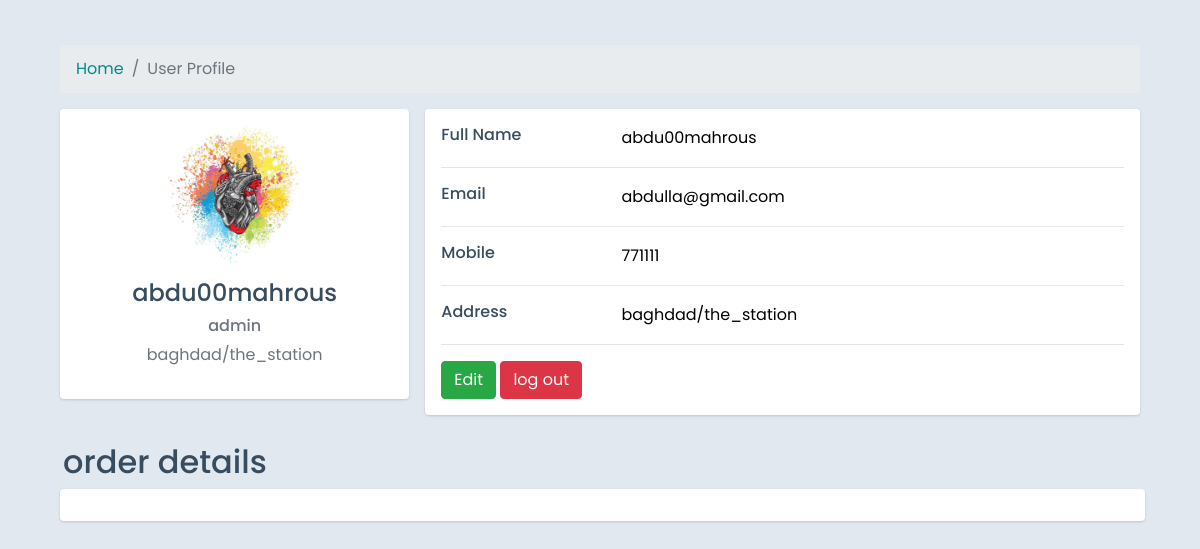
/profile (signed in), run on an earlier commit of the app's database.
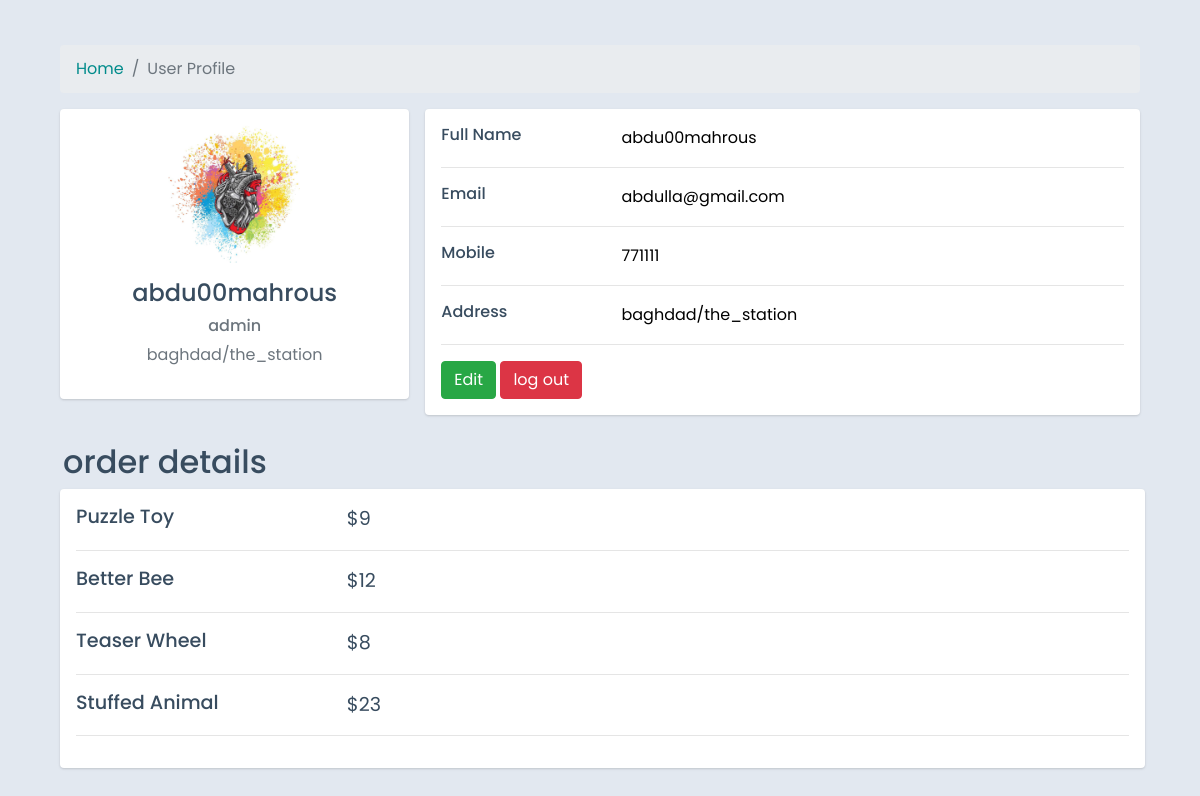
And on a later commit of the database.
### tables this page shows
CREATE TABLE "customers" (
	"id"	INTEGER,
	"fullname"	VARCHAR40,
	"username"	VARCHAR(50) NOT NULL,
	"password"	text NOT NULL,
	"email"	VARCHAR(50) NOT NULL UNIQUE,
	"phone"	integer NOT NULL UNIQUE,
	"governorate"	VARCHAR(30),
	"pic"	VARCHAR(200),
	"address"	VARCHAR(60),
	PRIMARY KEY("id" AUTOINCREMENT)
);

CREATE TABLE "cart" (
	"user_id"	INTEGER,
	"items_id"	INTEGER,
	"price"	INTEGER,
	"photo"	TEXT,
	"name"	VARCHAR(20)
);

### app.py (the view, shortened to what this page needs)
@app.route('/profile',methods=['GET','POST'])
def profile():
    if not session.get("user_id",None):
        return render_template("sign-up.html")
    items = db.execute("SELECT * FROM cart WHERE user_id = ?", session.get("user_id"))
    customers = db.execute("SELECT * FROM customers WHERE id=?", session.get('user_id'))
    return render_template("profile.html",customers=customers,items=items)

### templates/profile.html (shortened to what this page needs)
<!DOCTYPE html>
<html lang="en">
<head>
    <link href="https://cdn.jsdelivr.net/npm/bootstrap@4.4.1/dist/css/bootstrap.min.css" rel="stylesheet">
</head>
<body>
    <div class="container">
        <div class="main-body">
            <nav aria-label="breadcrumb" class="main-breadcrumb">
                <ol class="breadcrumb">
                    <li class="breadcrumb-item"><a style="color: darkcyan !important;" href="/">Home</a></li>
                    <li class="breadcrumb-item active" aria-current="page">User Profile</li>
                </ol>
            </nav>
            {% if customers %} {% for customer in customers %}
            <div class="row gutters-sm">
                <div class="col-md-4 mb-3 mm">
                    <div class="card">
                        <div class="card-body">
                            <div class="d-flex flex-column align-items-center text-center">
                                <img src="../static/profile_img/{{ customer['pic'] }}" alt="Admin" class="rounded-circle" width="150">
                                <div class="mt-3">
                                    <h4>{{ customer['username'] }}</h4>
                                    <h6 class="text-muted font-size-sm">admin</h6>
                                    <p class="text-muted font-size-sm">{{ customer['address'] }}</p>
                                </div>
                            </div>
                        </div>
                    </div>
                </div>
                <div class="col-md-8">
                    <div class="card mb-3">
                        <div class="card-body">
                            <form method="POST" action="/profile" class="">
                                <div class="row">
                                    <div class="col-sm-3">
                                        <h6 class="mb-0">Full Name</h6>
                                    </div>
                                    <div class="col-sm-9 text-secondary">
                                        <input value="{{ customer['username'] }}" name="username" style="border: none;" type="text" placeholder="{{ customer['username'] }}">
                                    </div>
                                </div>
                                <hr>
                                <div class="row">
                                    <div class="col-sm-3">
                                        <h6 class="mb-0">Email</h6>
                                    </div>
                                    <div class="col-sm-9 text-secondary">
                                        <input value="{{ customer['email'] }}" name="email" style="border: none;" type="text" placeholder="{{ customer['email'] }}">
                                    </div>
                                </div>
                                <hr>
                                <div class="row">
                                    <div class="col-sm-3">
                                        <h6 class="mb-0">Mobile</h6>
                                    </div>
                                    <div class="col-sm-9 text-secondary">
                                        <input value="{{ customer['phone'] }}" name="phone" style="border: none;" placeholder="{{ customer['phone'] }}" type="text" name="" id="">
                                    </div>
                                </div>
                                <hr>
                                <div class="row">
                                    <div class="col-sm-3">
                                        <h6 class="mb-0">Address</h6>
                                    </div>
                                    <div class="col-sm-9 text-secondary">
                                        <input value="{{ customer['address'] }}" name="address" style="border: none;" placeholder="{{ customer['address'] }}" type="text">
                                    </div>
                                </div>
                                <hr>
                                <div class="row">
                                    <div class="col-sm-12">
                                        <button type="submit" class="btn btn-success">Edit</button>
                                        <a class="btn btn-info  btn-danger" target="" href="/log_out">log out</a>
                                    </div>
                                </div>
                            </form>
                        </div>
                    </div>
                </div>
            </div>
            {% endfor %} {% endif %}
        </div>
        <h2 class="order-title">
            order details
        </h2>
        <div class="col-md-8">
            <div style="width: 1085px !important;" class="card mb-3">
                <div class="card-body order-details">
                    {% if items %} {% for item in items %}
                    <div class="row ">
                        <div class="col-sm-3 ">
                            <h6 class="price mb-0 ">{{ item['name'] }}</h6>
                        </div>
                        <div class="price col-sm-9 text-secondary ">
                            ${{ item['price'] }}
                        </div>
                    </div>
                    <hr> {% else %} no products added yet {% endfor %} {% endif %}
                </div>
            </div>
        </div>
</body>
</html>

### templates/profile.html (style rules this page uses)
body { color: #384C5F; font-family: "Poppins", sans-serif; overflow-x: hidden; margin-top: 30px; text-align: left; background-color: #e2e8f0; }
.main-body { padding: 15px; }
.card { box-shadow: 0 1px 3px 0 rgba(0, 0, 0, .1), 0 1px 2px 0 rgba(0, 0, 0, .06); }
.card { position: relative; display: flex; flex-direction: column; min-width: 0; word-wrap: break-word; background-color: #fff; background-clip: border-box; border: 0 solid rgba(0, 0, 0, .125); border-radius: .25rem; }
.card-body { flex: 1 1 auto; min-height: 1px; padding: 1rem; }
.gutters-sm { margin-right: -8px; margin-left: -8px; }
.gutters-sm>.col, .gutters-sm>[class*=col-] { padding-right: 8px; padding-left: 8px; }
.mb-3, .my-3 { margin-bottom: 0.8rem !important; }
.order-title { margin-left: 18px; }
.price { color: #384C5F !important; font-size: larger; }

What changed in the data, as far as the page shows it:
added cart: name "Puzzle Toy", price "9"
added cart: name "Better Bee", price "12"
added cart: name "Teaser Wheel", price "8"
added cart: name "Stuffed Animal", price "23"
